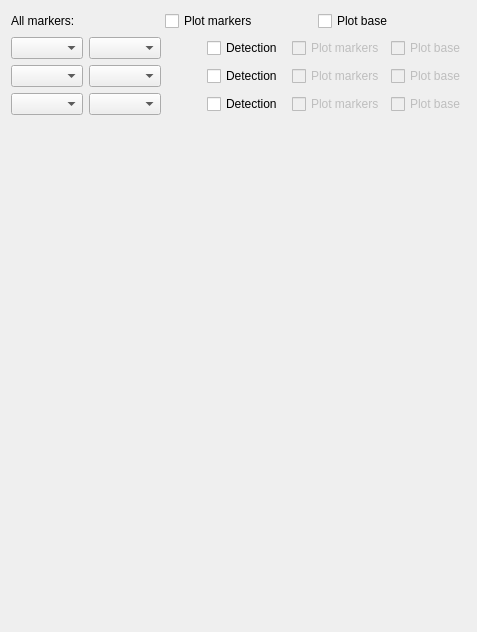
      <widget class="QWidget" name="detection">
       <attribute name="title">
        <string>Detection</string>
       </attribute>
       <layout class="QVBoxLayout" name="verticalLayout_11">
        <item>
         <layout class="QHBoxLayout" name="horizontalLayout_61">
          <item>
           <widget class="QLabel" name="label_36">
            <property name="text">
             <string>All markers:</string>
            </property>
           </widget>
          </item>
          <item>
           <widget class="QCheckBox" name="checkBox_detection_allMarkers_plotMarkers">
            <property name="text">
             <string>Plot markers</string>
            </property>
           </widget>
          </item>
          <item>
           <widget class="QCheckBox" name="checkBox_detection_allMarkers_plotBase">
            <property name="text">
             <string>Plot base</string>
            </property>
           </widget>
          </item>
         </layout>
        </item>
        <item>
         <layout class="QHBoxLayout" name="horizontalLayout_27">
          <item>
           <widget class="QComboBox" name="comboBox_detection_loobName1">
            <property name="sizePolicy">
             <sizepolicy hsizetype="MinimumExpanding" vsizetype="Fixed">
              <horstretch>0</horstretch>
              <verstretch>0</verstretch>
             </sizepolicy>
            </property>
           </widget>
          </item>
          <item>
           <widget class="QComboBox" name="comboBox_detection_subLoob1">
            <property name="sizePolicy">
             <sizepolicy hsizetype="MinimumExpanding" vsizetype="Fixed">
              <horstretch>0</horstretch>
              <verstretch>0</verstretch>
             </sizepolicy>
            </property>
           </widget>
          </item>
          <item>
           <spacer name="horizontalSpacer_64">
            <property name="orientation">
             <enum>Qt::Horizontal</enum>
            </property>
            <property name="sizeHint" stdset="0">
             <size>
              <width>40</width>
              <height>20</height>
             </size>
            </property>
           </spacer>
          </item>
          <item>
           <widget class="QCheckBox" name="checkBox_detection_Loob1_run">
            <property name="text">
             <string>Detection </string>
            </property>
           </widget>
          </item>
          <item>
           <widget class="QCheckBox" name="checkBox_detection_Loob1_plotMarkers">
            <property name="enabled">
             <bool>false</bool>
            </property>
            <property name="text">
             <string>Plot markers</string>
            </property>
            <property name="checkable">
             <bool>true</bool>
            </property>
           </widget>
          </item>
          <item>
           <widget class="QCheckBox" name="checkBox_detection_Loob1_plotBase">
            <property name="enabled">
             <bool>false</bool>
            </property>
            <property name="text">
             <string>Plot base</string>
            </property>
           </widget>
          </item>
         </layout>
        </item>
        <item>
         <layout class="QHBoxLayout" name="horizontalLayout_59">
          <item>
           <widget class="QComboBox" name="comboBox_detection_loobName2">
            <property name="sizePolicy">
             <sizepolicy hsizetype="MinimumExpanding" vsizetype="Fixed">
              <horstretch>0</horstretch>
              <verstretch>0</verstretch>
             </sizepolicy>
            </property>
           </widget>
          </item>
          <item>
           <widget class="QComboBox" name="comboBox_detection_subLoob2">
            <property name="sizePolicy">
             <sizepolicy hsizetype="MinimumExpanding" vsizetype="Fixed">
              <horstretch>0</horstretch>
              <verstretch>0</verstretch>
             </sizepolicy>
            </property>
           </widget>
          </item>
          <item>
           <spacer name="horizontalSpacer_65">
            <property name="orientation">
             <enum>Qt::Horizontal</enum>
            </property>
            <property name="sizeHint" stdset="0">
             <size>
              <width>40</width>
              <height>20</height>
             </size>
            </property>
           </spacer>
          </item>
          <item>
           <widget class="QCheckBox" name="checkBox_detection_Loob2_run">
            <property name="text">
             <string>Detection </string>
            </property>
           </widget>
          </item>
          <item>
           <widget class="QCheckBox" name="checkBox_detection_Loob2_plotMarkers">
            <property name="enabled">
             <bool>false</bool>
            </property>
            <property name="text">
             <string>Plot markers</string>
            </property>
           </widget>
          </item>
          <item>
           <widget class="QCheckBox" name="checkBox_detection_Loob2_plotBase">
            <property name="enabled">
             <bool>false</bool>
            </property>
            <property name="text">
             <string>Plot base</string>
            </property>
           </widget>
          </item>
         </layout>
        </item>
        <item>
         <layout class="QHBoxLayout" name="horizontalLayout_60">
          <item>
           <widget class="QComboBox" name="comboBox_detection_loobName3">
            <property name="sizePolicy">
             <sizepolicy hsizetype="MinimumExpanding" vsizetype="Fixed">
              <horstretch>0</horstretch>
              <verstretch>0</verstretch>
             </sizepolicy>
            </property>
           </widget>
          </item>
          <item>
           <widget class="QComboBox" name="comboBox_detection_subLoob3">
            <property name="sizePolicy">
             <sizepolicy hsizetype="MinimumExpanding" vsizetype="Fixed">
              <horstretch>0</horstretch>
              <verstretch>0</verstretch>
             </sizepolicy>
            </property>
           </widget>
          </item>
          <item>
           <spacer name="horizontalSpacer_66">
            <property name="orientation">
             <enum>Qt::Horizontal</enum>
            </property>
            <property name="sizeHint" stdset="0">
             <size>
              <width>40</width>
              <height>20</height>
             </size>
            </property>
           </spacer>
          </item>
          <item>
           <widget class="QCheckBox" name="checkBox_detection_Loob3_run">
            <property name="text">
             <string>Detection </string>
            </property>
           </widget>
          </item>
          <item>
           <widget class="QCheckBox" name="checkBox_detection_Loob3_plotMarkers">
            <property name="enabled">
             <bool>false</bool>
            </property>
            <property name="text">
             <string>Plot markers</string>
            </property>
           </widget>
          </item>
          <item>
           <widget class="QCheckBox" name="checkBox_detection_Loob3_plotBase">
            <property name="enabled">
             <bool>false</bool>
            </property>
            <property name="text">
             <string>Plot base</string>
            </property>
           </widget>
          </item>
         </layout>
        </item>
        <item>
         <spacer name="verticalSpacer_7">
          <property name="orientation">
           <enum>Qt::Vertical</enum>
          </property>
          <property name="sizeHint" stdset="0">
           <size>
            <width>20</width>
            <height>506</height>
           </size>
          </property>
         </spacer>
        </item>
       </layout>
      </widget>
